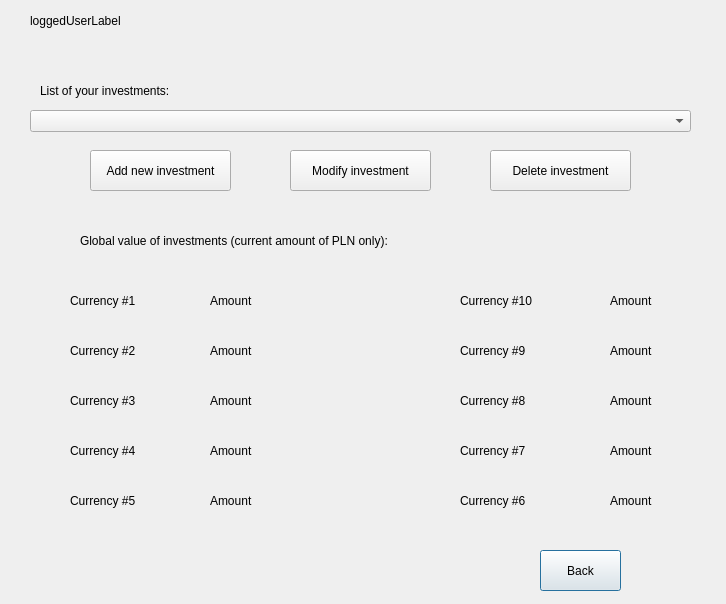
<?xml version="1.0" encoding="UTF-8"?>
<ui version="4.0">
 <class>InvestmentsWindow</class>
 <widget class="QDialog" name="InvestmentsWindow">
  <property name="geometry">
   <rect>
    <x>0</x>
    <y>0</y>
    <width>726</width>
    <height>604</height>
   </rect>
  </property>
  <property name="windowTitle">
   <string>Dialog</string>
  </property>
  <widget class="QPushButton" name="backButton">
   <property name="geometry">
    <rect>
     <x>540</x>
     <y>550</y>
     <width>81</width>
     <height>41</height>
    </rect>
   </property>
   <property name="text">
    <string>Back</string>
   </property>
  </widget>
  <widget class="QLabel" name="loggedUserLabel">
   <property name="geometry">
    <rect>
     <x>30</x>
     <y>10</y>
     <width>231</width>
     <height>21</height>
    </rect>
   </property>
   <property name="text">
    <string>loggedUserLabel</string>
   </property>
  </widget>
  <widget class="QComboBox" name="invesmentsList">
   <property name="geometry">
    <rect>
     <x>30</x>
     <y>110</y>
     <width>661</width>
     <height>22</height>
    </rect>
   </property>
   <property name="currentText">
    <string/>
   </property>
  </widget>
  <widget class="QLabel" name="pathLabel">
   <property name="geometry">
    <rect>
     <x>40</x>
     <y>80</y>
     <width>141</width>
     <height>21</height>
    </rect>
   </property>
   <property name="text">
    <string>List of your investments:</string>
   </property>
  </widget>
  <widget class="QPushButton" name="addButton">
   <property name="geometry">
    <rect>
     <x>90</x>
     <y>150</y>
     <width>141</width>
     <height>41</height>
    </rect>
   </property>
   <property name="text">
    <string>Add new investment</string>
   </property>
  </widget>
  <widget class="QPushButton" name="deleteButton">
   <property name="geometry">
    <rect>
     <x>490</x>
     <y>150</y>
     <width>141</width>
     <height>41</height>
    </rect>
   </property>
   <property name="text">
    <string>Delete investment</string>
   </property>
  </widget>
  <widget class="QLabel" name="label">
   <property name="geometry">
    <rect>
     <x>70</x>
     <y>290</y>
     <width>81</width>
     <height>21</height>
    </rect>
   </property>
   <property name="text">
    <string>Currency #1</string>
   </property>
  </widget>
  <widget class="QLabel" name="label_3">
   <property name="geometry">
    <rect>
     <x>70</x>
     <y>390</y>
     <width>81</width>
     <height>21</height>
    </rect>
   </property>
   <property name="text">
    <string>Currency #3</string>
   </property>
  </widget>
  <widget class="QLabel" name="label_4">
   <property name="geometry">
    <rect>
     <x>70</x>
     <y>440</y>
     <width>81</width>
     <height>21</height>
    </rect>
   </property>
   <property name="text">
    <string>Currency #4</string>
   </property>
  </widget>
  <widget class="QLabel" name="label_5">
   <property name="geometry">
    <rect>
     <x>70</x>
     <y>490</y>
     <width>81</width>
     <height>21</height>
    </rect>
   </property>
   <property name="text">
    <string>Currency #5</string>
   </property>
  </widget>
  <widget class="QLabel" name="label_6">
   <property name="geometry">
    <rect>
     <x>460</x>
     <y>490</y>
     <width>81</width>
     <height>21</height>
    </rect>
   </property>
   <property name="text">
    <string>Currency #6</string>
   </property>
  </widget>
  <widget class="QLabel" name="label_2">
   <property name="geometry">
    <rect>
     <x>70</x>
     <y>340</y>
     <width>81</width>
     <height>21</height>
    </rect>
   </property>
   <property name="text">
    <string>Currency #2</string>
   </property>
  </widget>
  <widget class="QLabel" name="label_7">
   <property name="geometry">
    <rect>
     <x>460</x>
     <y>440</y>
     <width>81</width>
     <height>21</height>
    </rect>
   </property>
   <property name="text">
    <string>Currency #7</string>
   </property>
  </widget>
  <widget class="QLabel" name="label_8">
   <property name="geometry">
    <rect>
     <x>460</x>
     <y>390</y>
     <width>81</width>
     <height>21</height>
    </rect>
   </property>
   <property name="text">
    <string>Currency #8</string>
   </property>
  </widget>
  <widget class="QLabel" name="label_9">
   <property name="geometry">
    <rect>
     <x>460</x>
     <y>340</y>
     <width>81</width>
     <height>21</height>
    </rect>
   </property>
   <property name="text">
    <string>Currency #9</string>
   </property>
  </widget>
  <widget class="QLabel" name="label_10">
   <property name="geometry">
    <rect>
     <x>460</x>
     <y>290</y>
     <width>81</width>
     <height>21</height>
    </rect>
   </property>
   <property name="text">
    <string>Currency #10</string>
   </property>
  </widget>
  <widget class="QLabel" name="label_11">
   <property name="geometry">
    <rect>
     <x>210</x>
     <y>290</y>
     <width>81</width>
     <height>21</height>
    </rect>
   </property>
   <property name="text">
    <string>Amount</string>
   </property>
  </widget>
  <widget class="QLabel" name="label_12">
   <property name="geometry">
    <rect>
     <x>210</x>
     <y>340</y>
     <width>81</width>
     <height>21</height>
    </rect>
   </property>
   <property name="text">
    <string>Amount</string>
   </property>
  </widget>
  <widget class="QLabel" name="label_13">
   <property name="geometry">
    <rect>
     <x>210</x>
     <y>390</y>
     <width>81</width>
     <height>21</height>
    </rect>
   </property>
   <property name="text">
    <string>Amount</string>
   </property>
  </widget>
  <widget class="QLabel" name="label_14">
   <property name="geometry">
    <rect>
     <x>210</x>
     <y>440</y>
     <width>81</width>
     <height>21</height>
    </rect>
   </property>
   <property name="text">
    <string>Amount</string>
   </property>
  </widget>
  <widget class="QLabel" name="label_15">
   <property name="geometry">
    <rect>
     <x>210</x>
     <y>490</y>
     <width>81</width>
     <height>21</height>
    </rect>
   </property>
   <property name="text">
    <string>Amount</string>
   </property>
  </widget>
  <widget class="QLabel" name="label_16">
   <property name="geometry">
    <rect>
     <x>610</x>
     <y>290</y>
     <width>81</width>
     <height>21</height>
    </rect>
   </property>
   <property name="text">
    <string>Amount</string>
   </property>
  </widget>
  <widget class="QLabel" name="label_17">
   <property name="geometry">
    <rect>
     <x>610</x>
     <y>340</y>
     <width>81</width>
     <height>21</height>
    </rect>
   </property>
   <property name="text">
    <string>Amount</string>
   </property>
  </widget>
  <widget class="QLabel" name="label_18">
   <property name="geometry">
    <rect>
     <x>610</x>
     <y>390</y>
     <width>81</width>
     <height>21</height>
    </rect>
   </property>
   <property name="text">
    <string>Amount</string>
   </property>
  </widget>
  <widget class="QLabel" name="label_19">
   <property name="geometry">
    <rect>
     <x>610</x>
     <y>440</y>
     <width>81</width>
     <height>21</height>
    </rect>
   </property>
   <property name="text">
    <string>Amount</string>
   </property>
  </widget>
  <widget class="QLabel" name="label_20">
   <property name="geometry">
    <rect>
     <x>610</x>
     <y>490</y>
     <width>81</width>
     <height>21</height>
    </rect>
   </property>
   <property name="text">
    <string>Amount</string>
   </property>
  </widget>
  <widget class="QPushButton" name="modifyButton">
   <property name="geometry">
    <rect>
     <x>290</x>
     <y>150</y>
     <width>141</width>
     <height>41</height>
    </rect>
   </property>
   <property name="text">
    <string>Modify investment</string>
   </property>
  </widget>
  <widget class="QLabel" name="currentAmount">
   <property name="geometry">
    <rect>
     <x>80</x>
     <y>230</y>
     <width>581</width>
     <height>21</height>
    </rect>
   </property>
   <property name="text">
    <string>Global value of investments (current amount of PLN only): </string>
   </property>
  </widget>
 </widget>
 <resources/>
 <connections/>
</ui>
